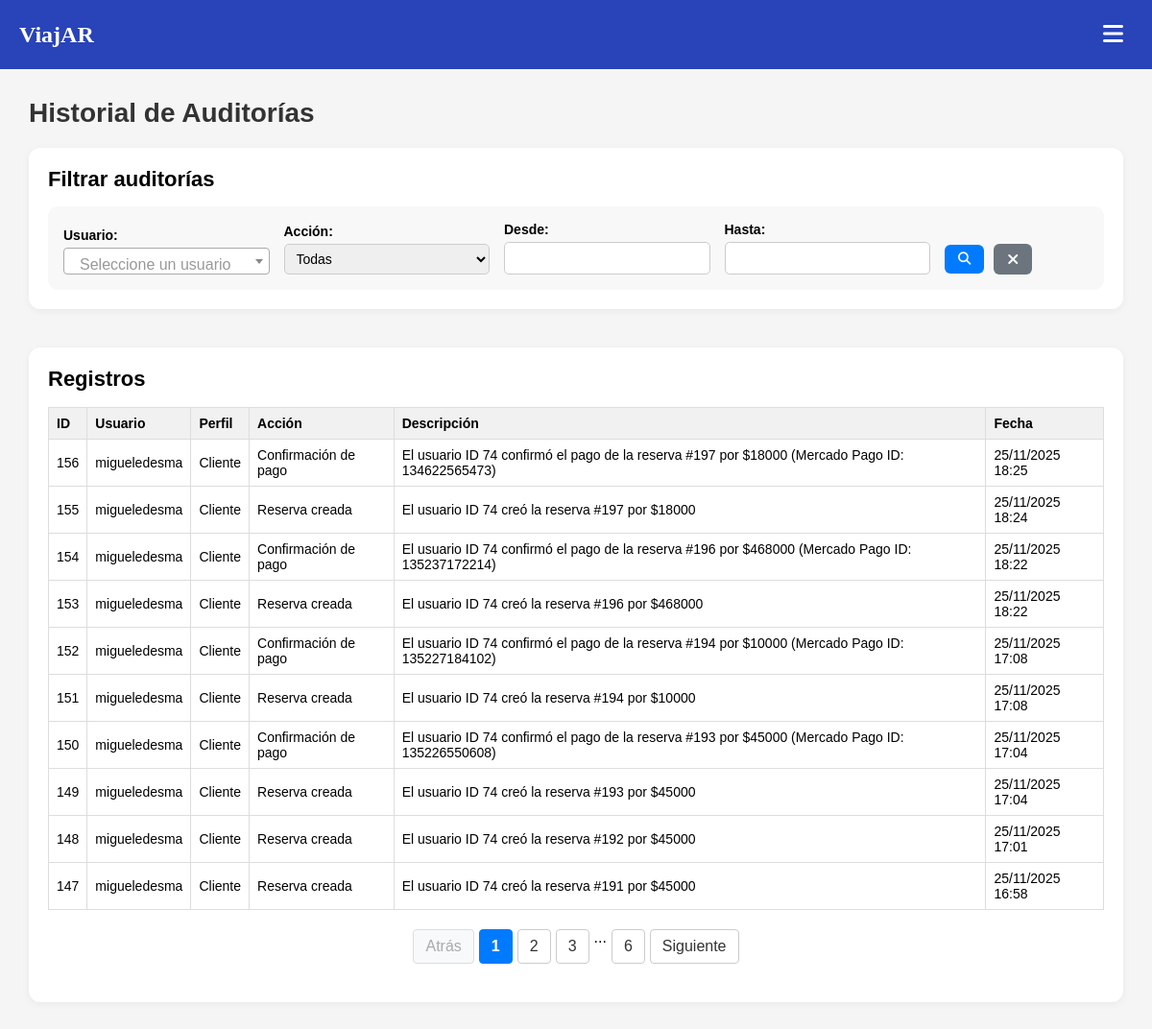
Page /index.php?page=listado_auditorias (signed in) on the earlier database version.
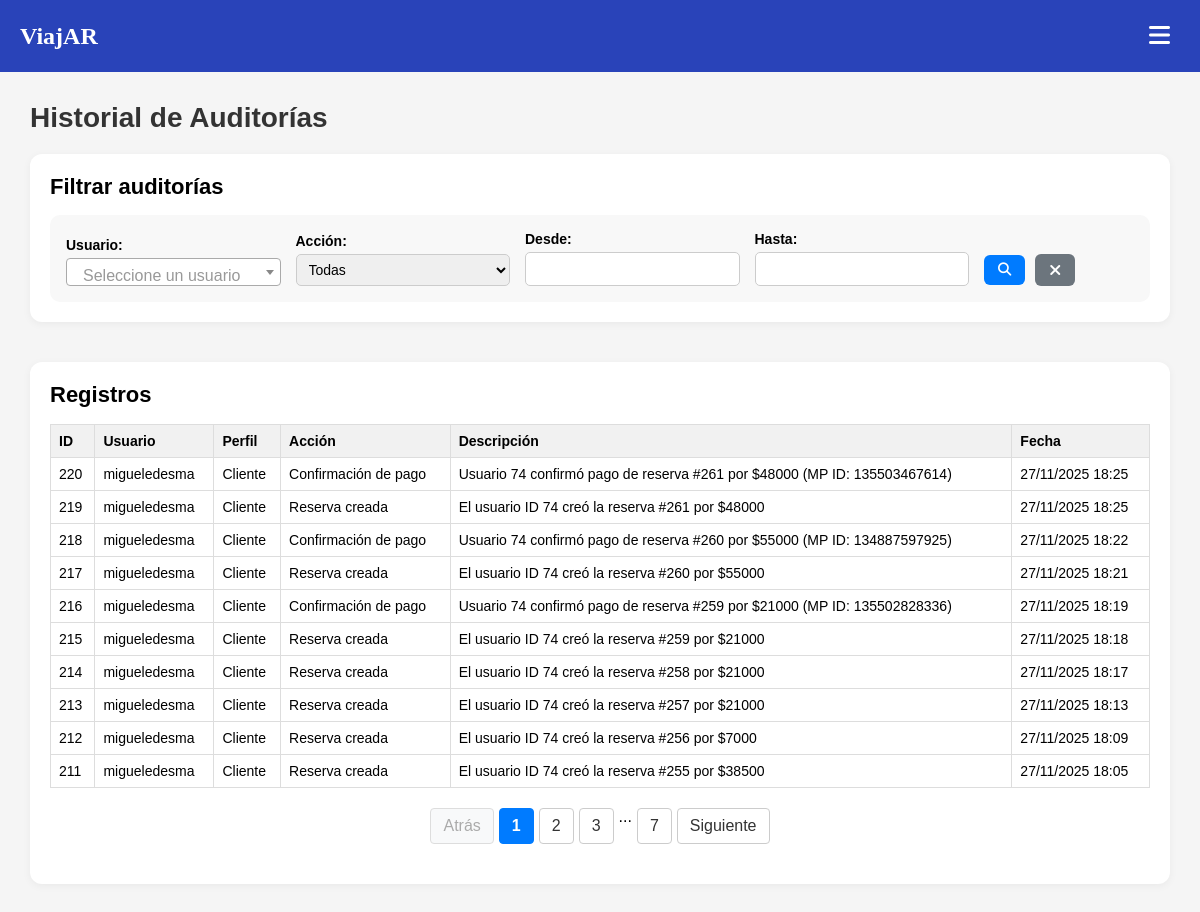
Same page on the later database version.
### tables this page shows
CREATE TABLE `auditoria` (
  `id_auditoria` int NOT NULL AUTO_INCREMENT,
  `rela_usuario` int DEFAULT NULL,
  `accion` varchar(255) DEFAULT NULL,
  `descripcion` text,
  `fecha` datetime DEFAULT CURRENT_TIMESTAMP,
  PRIMARY KEY (`id_auditoria`),
  KEY `rela_usuario` (`rela_usuario`),
  CONSTRAINT `auditoria_ibfk_1` FOREIGN KEY (`rela_usuario`) REFERENCES `usuarios` (`id_usuarios`)
);

### index.php (called while the page is built, shortened)
<?php
$plantilla = new PlantillaControlador();
$plantilla -> traer_plantilla();

### models/auditoria.php (called while the page is built, shortened)
<?php
require_once('conexion.php');
class Auditoria extends Pagination {
    public function filtrar($usuario = '', $accion = '', $fecha_desde = '', $fecha_hasta = '') {
        $conexion = new Conexion();
        $condiciones = [];
        $where = count($condiciones) > 0 ? "WHERE " . implode(" AND ", $condiciones) : "";
        $offset = $this->current_page * $this->page_size;
        $query = "SELECT
                    auditoria.id_auditoria,
                    auditoria.rela_usuario,
                    auditoria.accion,
                    auditoria.descripcion,
                    auditoria.fecha,
                    COALESCE(usuarios.usuarios_nombre_usuario, 'Desconocido') AS usuario_nombre,
                    COALESCE(perfiles.perfiles_nombre, '') AS perfil_nombre
                FROM auditoria
                LEFT JOIN usuarios ON auditoria.rela_usuario = usuarios.id_usuarios
                LEFT JOIN perfiles ON usuarios.rela_perfiles = perfiles.id_perfiles
                $where
                ORDER BY auditoria.fecha DESC
                LIMIT {$this->page_size} OFFSET $offset";
        return $conexion->consultar($query);
    }
    public function contar($usuario = '', $accion = '', $fecha_desde = '', $fecha_hasta = '') {
        $conexion = new Conexion();
        $condiciones = [];
        $where = count($condiciones) > 0 ? "WHERE " . implode(" AND ", $condiciones) : "";
        $query = "SELECT COUNT(*) AS total FROM auditoria
                LEFT JOIN usuarios ON auditoria.rela_usuario = usuarios.id_usuarios
                LEFT JOIN perfiles ON usuarios.rela_perfiles = perfiles.id_perfiles
                $where";
        $res = $conexion->consultar($query);
        return $res[0]['total'] ?? 0;
    }
    }
?>

### models/conexion.php (called while the page is built, shortened)
<?php
class Conexion {
    private $con;
    private $servidor;
    private $usuario;
    private $password;
    private $base_datos;
    public function __construct() {
        $this->servidor = 'localhost';
        $this->usuario = 'root';
        $this->password = 'hola';
        $this->base_datos = 'viajar';
    }
    public function conectar() {
        if (!$this->con) {
            $this->con = new mysqli($this->servidor, $this->usuario, $this->password, $this->base_datos);
            $this->con->set_charset("utf8");
        }
        return $this->con;
    }
    public function consultar($query) {
        $resultado = $this->conectar()->query($query);
        $data = [];
        if ($resultado && $resultado->num_rows > 0) {
            while ($row = $resultado->fetch_assoc()) {
                $data[] = $row;
            }
        }
        return $data;
    }
}

### views/paginas/tabla_auditorias.php (the view, shortened to what this page needs)
<table class="tabla-datos">
    <thead>
        <tr>
            <th>ID</th>
            <th>Usuario</th>
            <th>Perfil</th>
            <th>Acción</th>
            <th>Descripción</th>
            <th>Fecha</th>
        </tr>
    </thead>
    <tbody>
        <?php if (!empty($auditorias)): ?>
            <?php foreach ($auditorias as $a): ?>
                <tr>
                    <td><?= $a['id_auditoria'] ?></td>
                    <td><?= htmlspecialchars($a['usuario_nombre'] ?? 'Desconocido') ?></td>
                    <td><?= htmlspecialchars($a['perfil_nombre'] ?? '') ?></td>
                    <td><?= htmlspecialchars($a['accion']) ?></td>
                    <td><?= htmlspecialchars($a['descripcion']) ?></td>
                    <td><?= date('d/m/Y H:i', strtotime($a['fecha'])) ?></td>
                </tr>
            <?php endforeach; ?>
        <?php else: ?>
            <tr><td colspan="6" class="no-datos">No se encontraron auditorías.</td></tr>
        <?php endif; ?>
    </tbody>
</table>
<nav class="paginacion">
    <?php if ($total_pages > 1): ?>
        <ul>
            <li>
                <a href="#" data-page="<?= max(0, $current_page - 1) ?>"
                   class="btn-paginacion <?= ($current_page <= 0) ? 'disabled' : '' ?>">Atrás</a>
            </li>
            <?php
            $rango = 2;
            $start = max(0, $current_page - $rango);
            $end = min($total_pages - 1, $current_page + $rango);
            for($i = $start; $i <= $end; $i++): ?>
                <li>
                    <a href="#" data-page="<?= $i ?>"
                       class="btn-paginacion <?= ($i == $current_page) ? 'active' : '' ?>"><?= $i + 1 ?></a>
                </li>
            <?php endfor;
            if ($end < $total_pages - 1) {
                if ($end < $total_pages - 2) {
                    echo '<li><span>...</span></li>';
                }
                echo '<li><a href="#" data-page="' . ($total_pages - 1) . '" class="btn-paginacion">' . $total_pages . '</a></li>';
            }
            ?>
            <li>
                <a href="#" data-page="<?= min($total_pages - 1, $current_page + 1) ?>"
                   class="btn-paginacion <?= ($current_page >= $total_pages - 1) ? 'disabled' : '' ?>">Siguiente</a>
            </li>
        </ul>
    <?php endif; ?>
</nav>

Differences in the rows shown:
removed auditoria: id_auditoria "156", usuario_nombre "migueledesma", perfil_nombre "Cliente", accion "Confirmación de pago", descripcion "El usuario ID 74 confirmó el pago de la reserva #197 por $18000 (Mercado Pago ID: 134622565473)", fecha "25/11/2025 18:25"
removed auditoria: id_auditoria "155", usuario_nombre "migueledesma", perfil_nombre "Cliente", accion "Reserva creada", descripcion "El usuario ID 74 creó la reserva #197 por $18000", fecha "25/11/2025 18:24"
removed auditoria: id_auditoria "154", usuario_nombre "migueledesma", perfil_nombre "Cliente", accion "Confirmación de pago", descripcion "El usuario ID 74 confirmó el pago de la reserva #196 por $468000 (Mercado Pago ID: 135237172214)", fecha "25/11/2025 18:22"
removed auditoria: id_auditoria "153", usuario_nombre "migueledesma", perfil_nombre "Cliente", accion "Reserva creada", descripcion "El usuario ID 74 creó la reserva #196 por $468000", fecha "25/11/2025 18:22"
removed auditoria: id_auditoria "152", usuario_nombre "migueledesma", perfil_nombre "Cliente", accion "Confirmación de pago", descripcion "El usuario ID 74 confirmó el pago de la reserva #194 por $10000 (Mercado Pago ID: 135227184102)", fecha "25/11/2025 17:08"
removed auditoria: id_auditoria "151", usuario_nombre "migueledesma", perfil_nombre "Cliente", accion "Reserva creada", descripcion "El usuario ID 74 creó la reserva #194 por $10000", fecha "25/11/2025 17:08"
removed auditoria: id_auditoria "150", usuario_nombre "migueledesma", perfil_nombre "Cliente", accion "Confirmación de pago", descripcion "El usuario ID 74 confirmó el pago de la reserva #193 por $45000 (Mercado Pago ID: 135226550608)", fecha "25/11/2025 17:04"
removed auditoria: id_auditoria "149", usuario_nombre "migueledesma", perfil_nombre "Cliente", accion "Reserva creada", descripcion "El usuario ID 74 creó la reserva #193 por $45000", fecha "25/11/2025 17:04"
removed auditoria: id_auditoria "148", usuario_nombre "migueledesma", perfil_nombre "Cliente", accion "Reserva creada", descripcion "El usuario ID 74 creó la reserva #192 por $45000", fecha "25/11/2025 17:01"
removed auditoria: id_auditoria "147", usuario_nombre "migueledesma", perfil_nombre "Cliente", accion "Reserva creada", descripcion "El usuario ID 74 creó la reserva #191 por $45000", fecha "25/11/2025 16:58"
added auditoria: id_auditoria "220", usuario_nombre "migueledesma", perfil_nombre "Cliente", accion "Confirmación de pago", descripcion "Usuario 74 confirmó pago de reserva #261 por $48000 (MP ID: 135503467614)", fecha "27/11/2025 18:25"
added auditoria: id_auditoria "219", usuario_nombre "migueledesma", perfil_nombre "Cliente", accion "Reserva creada", descripcion "El usuario ID 74 creó la reserva #261 por $48000", fecha "27/11/2025 18:25"
added auditoria: id_auditoria "218", usuario_nombre "migueledesma", perfil_nombre "Cliente", accion "Confirmación de pago", descripcion "Usuario 74 confirmó pago de reserva #260 por $55000 (MP ID: 134887597925)", fecha "27/11/2025 18:22"
added auditoria: id_auditoria "217", usuario_nombre "migueledesma", perfil_nombre "Cliente", accion "Reserva creada", descripcion "El usuario ID 74 creó la reserva #260 por $55000", fecha "27/11/2025 18:21"
added auditoria: id_auditoria "216", usuario_nombre "migueledesma", perfil_nombre "Cliente", accion "Confirmación de pago", descripcion "Usuario 74 confirmó pago de reserva #259 por $21000 (MP ID: 135502828336)", fecha "27/11/2025 18:19"
added auditoria: id_auditoria "215", usuario_nombre "migueledesma", perfil_nombre "Cliente", accion "Reserva creada", descripcion "El usuario ID 74 creó la reserva #259 por $21000", fecha "27/11/2025 18:18"
added auditoria: id_auditoria "214", usuario_nombre "migueledesma", perfil_nombre "Cliente", accion "Reserva creada", descripcion "El usuario ID 74 creó la reserva #258 por $21000", fecha "27/11/2025 18:17"
added auditoria: id_auditoria "213", usuario_nombre "migueledesma", perfil_nombre "Cliente", accion "Reserva creada", descripcion "El usuario ID 74 creó la reserva #257 por $21000", fecha "27/11/2025 18:13"
added auditoria: id_auditoria "212", usuario_nombre "migueledesma", perfil_nombre "Cliente", accion "Reserva creada", descripcion "El usuario ID 74 creó la reserva #256 por $7000", fecha "27/11/2025 18:09"
added auditoria: id_auditoria "211", usuario_nombre "migueledesma", perfil_nombre "Cliente", accion "Reserva creada", descripcion "El usuario ID 74 creó la reserva #255 por $38500", fecha "27/11/2025 18:05"
Other differences:
$total_pages: "6" → "7"
